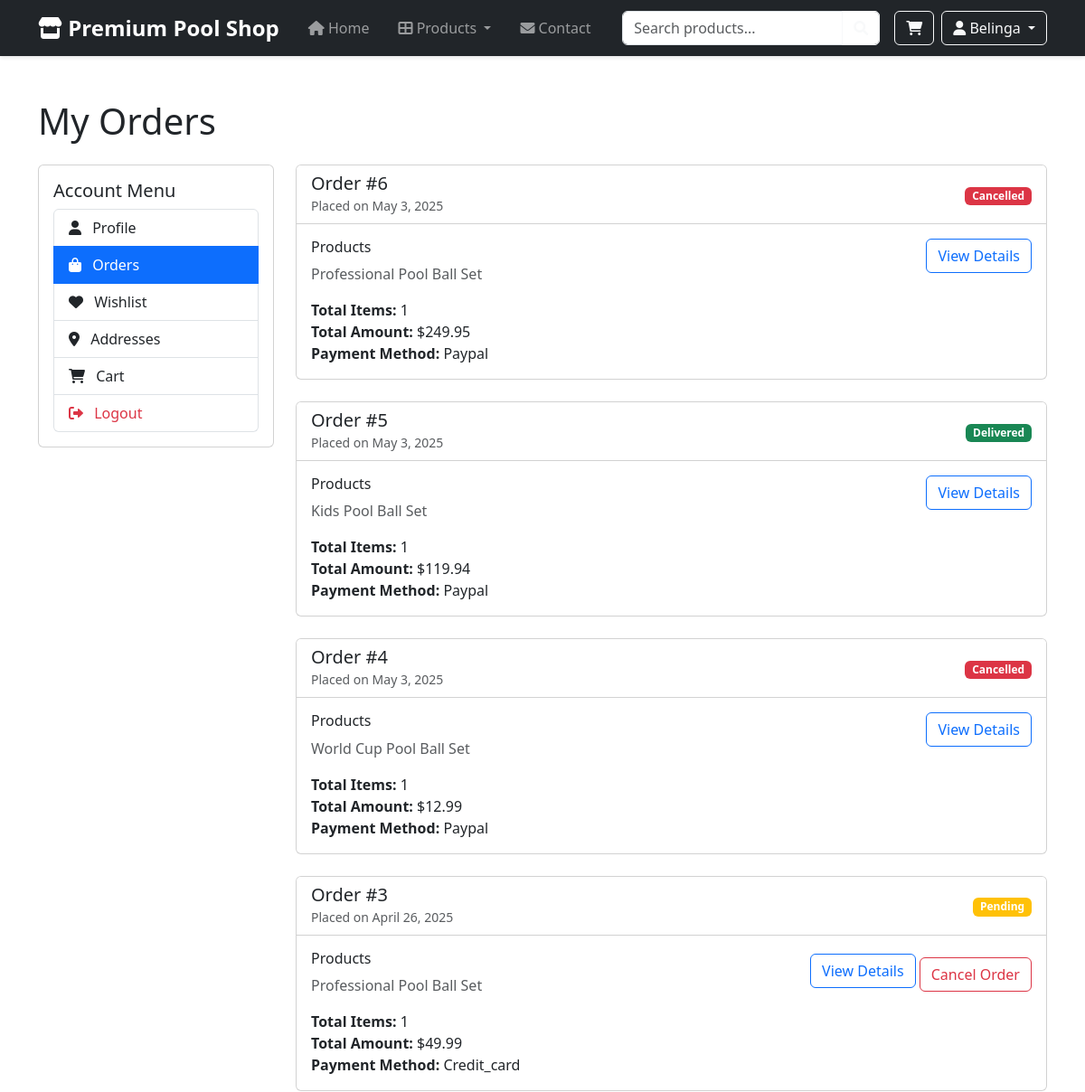
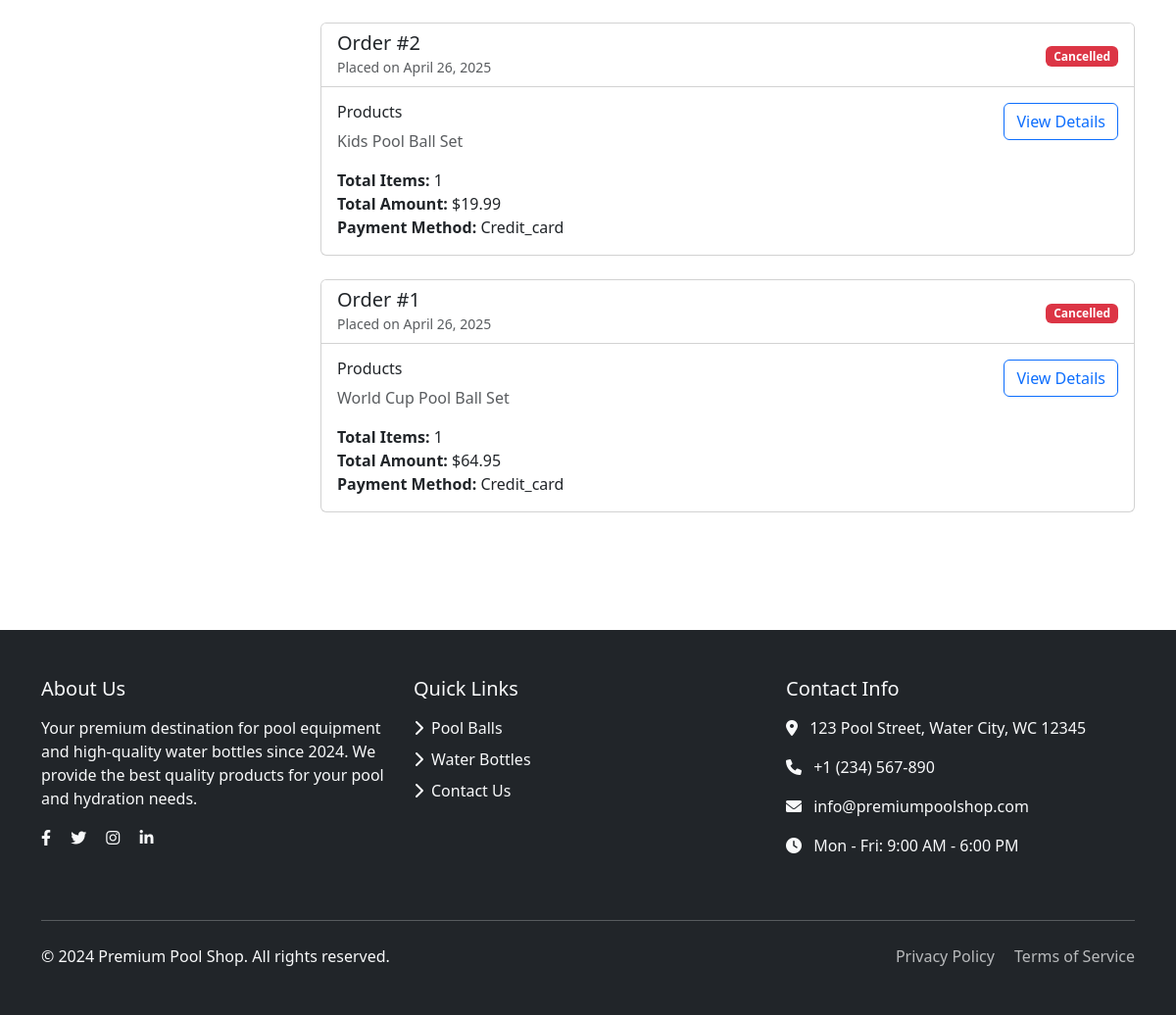
The app's page /orders/orders.php (signed in) with its own data (2 pictures, top to bottom).
### tables this page shows
CREATE TABLE `orders` (
  `id` int(11) NOT NULL,
  `user_id` int(11) NOT NULL,
  `total_amount` decimal(10,2) NOT NULL,
  `status` enum('pending','processing','shipped','delivered','cancelled') DEFAULT 'pending',
  `shipping_address` text NOT NULL,
  `billing_address` text NOT NULL,
  `payment_method` varchar(50) NOT NULL,
  `notes` text DEFAULT NULL,
  `created_at` timestamp NOT NULL DEFAULT current_timestamp(),
  `updated_at` timestamp NOT NULL DEFAULT current_timestamp() ON UPDATE current_timestamp()
);

### orders/orders.php (the view, shortened to what this page needs)
<?php
require_once __DIR__ . "/../includes/config/database.php";
$orders_sql = "SELECT o.*,
               COUNT(oi.id) as total_items,
               GROUP_CONCAT(p.name SEPARATOR ', ') as product_names
               FROM orders o
               LEFT JOIN order_items oi ON o.id = oi.order_id
               LEFT JOIN products p ON oi.product_id = p.id
               WHERE o.user_id = ?
               GROUP BY o.id
               ORDER BY o.created_at DESC";
$stmt = mysqli_prepare($conn, $orders_sql);
mysqli_stmt_bind_param($stmt, "i", $_SESSION['user_id']);
mysqli_stmt_execute($stmt);
$orders_result = mysqli_stmt_get_result($stmt);
include __DIR__ . '/../includes/components/header.php';
?>
<div class="container py-5">
    <h1 class="mb-4">My Orders</h1>
    <div class="row">
        <?php include __DIR__ . '/../includes/components/account_menu.php'; ?>
        <div class="col-md-9">
            <?php if (mysqli_num_rows($orders_result) > 0): ?>
                <?php while ($order = mysqli_fetch_assoc($orders_result)): ?>
                    <div class="card mb-4">
                        <div class="card-header bg-white">
                            <div class="row align-items-center">
                                <div class="col-md-6">
                                    <h5 class="mb-0">Order #<?php echo $order['id']; ?></h5>
                                    <small class="text-muted">
                                        Placed on <?php echo date('F j, Y', strtotime($order['created_at'])); ?>
                                    </small>
                                </div>
                                <div class="col-md-6 text-md-end">
                                    <span class="badge bg-<?php
                                        echo match($order['status']) {
                                            'pending' => 'warning',
                                            'processing' => 'info',
                                            'shipped' => 'primary',
                                            'delivered' => 'success',
                                            'cancelled' => 'danger',
                                            default => 'secondary'
                                        };
                                    ?>">
                                        <?php echo ucfirst($order['status']); ?>
                                    </span>
                                </div>
                            </div>
                        </div>
                        <div class="card-body">
                            <div class="row">
                                <div class="col-md-8">
                                    <h6>Products</h6>
                                    <p class="text-muted"><?php echo htmlspecialchars($order['product_names']); ?></p>
                                    <p class="mb-0">
                                        <strong>Total Items:</strong> <?php echo $order['total_items']; ?><br>
                                        <strong>Total Amount:</strong> $<?php echo number_format($order['total_amount'], 2); ?><br>
                                        <strong>Payment Method:</strong> <?php echo ucfirst($order['payment_method']); ?>
                                    </p>
                                </div>
                                <div class="col-md-4 text-md-end">
                                    <a href="order_details.php?id=<?php echo $order['id']; ?>" class="btn btn-outline-primary">
                                        View Details
                                    </a>
                                    <?php if ($order['status'] === 'pending'): ?>
                                        <button class="btn btn-outline-danger mt-2 cancel-order" data-order-id="<?php echo $order['id']; ?>">
                                            Cancel Order
                                        </button>
                                    <?php endif; ?>
                                </div>
                            </div>
                        </div>
                    </div>
                <?php endwhile; ?>
            <?php endif; ?>
        </div>
    </div>
</div>
<?php include __DIR__ . '/../includes/components/footer.php'; ?>

### records on screen
orders: id "6", created_at "May 3, 2025", status "Cancelled", product_names "Professional Pool Ball Set", total_items "1", total_amount "249.95", payment_method "Paypal"
orders: id "5", created_at "May 3, 2025", status "Delivered", product_names "Kids Pool Ball Set", total_items "1", total_amount "119.94", payment_method "Paypal"
orders: id "4", created_at "May 3, 2025", status "Cancelled", product_names "World Cup Pool Ball Set", total_items "1", total_amount "12.99", payment_method "Paypal"
orders: id "3", created_at "April 26, 2025", status "Pending", product_names "Professional Pool Ball Set", total_items "1", total_amount "49.99", payment_method "Credit_card"
orders: id "2", created_at "April 26, 2025", status "Cancelled", product_names "Kids Pool Ball Set", total_items "1", total_amount "19.99", payment_method "Credit_card"
orders: id "1", created_at "April 26, 2025", status "Cancelled", product_names "World Cup Pool Ball Set", total_items "1", total_amount "64.95", payment_method "Credit_card"

### other values on screen
getCurrentUsername() "Belinga"
